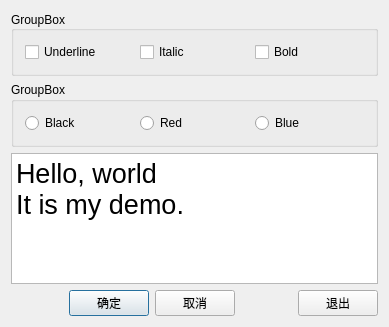
<?xml version="1.0" encoding="UTF-8"?>
<ui version="4.0">
 <class>QWDialog</class>
 <widget class="QDialog" name="QWDialog">
  <property name="geometry">
   <rect>
    <x>0</x>
    <y>0</y>
    <width>389</width>
    <height>327</height>
   </rect>
  </property>
  <property name="windowTitle">
   <string>Dialog by Designer</string>
  </property>
  <layout class="QVBoxLayout" name="verticalLayout">
   <item>
    <widget class="QGroupBox" name="groupBox">
     <property name="title">
      <string>GroupBox</string>
     </property>
     <property name="alignment">
      <set>Qt::AlignLeading|Qt::AlignLeft|Qt::AlignVCenter</set>
     </property>
     <layout class="QHBoxLayout" name="horizontalLayout">
      <item>
       <widget class="QCheckBox" name="chkBoxUnder">
        <property name="text">
         <string>Underline</string>
        </property>
       </widget>
      </item>
      <item>
       <widget class="QCheckBox" name="chkBoxItalic">
        <property name="text">
         <string>Italic</string>
        </property>
       </widget>
      </item>
      <item>
       <widget class="QCheckBox" name="chkBoxBold">
        <property name="text">
         <string>Bold</string>
        </property>
       </widget>
      </item>
     </layout>
    </widget>
   </item>
   <item>
    <widget class="QGroupBox" name="groupBox_2">
     <property name="title">
      <string>GroupBox</string>
     </property>
     <layout class="QHBoxLayout" name="horizontalLayout_2">
      <item>
       <widget class="QRadioButton" name="rBtnBlack">
        <property name="text">
         <string>Black</string>
        </property>
       </widget>
      </item>
      <item>
       <widget class="QRadioButton" name="rBtnRed">
        <property name="text">
         <string>Red</string>
        </property>
       </widget>
      </item>
      <item>
       <widget class="QRadioButton" name="rBtnBlue">
        <property name="text">
         <string>Blue</string>
        </property>
       </widget>
      </item>
     </layout>
    </widget>
   </item>
   <item>
    <widget class="QPlainTextEdit" name="txtEdit">
     <property name="font">
      <font>
       <pointsize>20</pointsize>
       <weight>50</weight>
       <bold>false</bold>
      </font>
     </property>
     <property name="plainText">
      <string>Hello, world
It is my demo.</string>
     </property>
    </widget>
   </item>
   <item>
    <layout class="QGridLayout" name="gridLayout">
     <item row="0" column="0">
      <spacer name="horizontalSpacer">
       <property name="orientation">
        <enum>Qt::Horizontal</enum>
       </property>
       <property name="sizeHint" stdset="0">
        <size>
         <width>18</width>
         <height>20</height>
        </size>
       </property>
      </spacer>
     </item>
     <item row="0" column="1">
      <widget class="QPushButton" name="btnOK">
       <property name="text">
        <string>确定</string>
       </property>
      </widget>
     </item>
     <item row="0" column="2">
      <widget class="QPushButton" name="btnCancel">
       <property name="text">
        <string>取消</string>
       </property>
      </widget>
     </item>
     <item row="0" column="3">
      <spacer name="horizontalSpacer_2">
       <property name="orientation">
        <enum>Qt::Horizontal</enum>
       </property>
       <property name="sizeHint" stdset="0">
        <size>
         <width>18</width>
         <height>20</height>
        </size>
       </property>
      </spacer>
     </item>
     <item row="0" column="4">
      <widget class="QPushButton" name="btnClose">
       <property name="text">
        <string>退出</string>
       </property>
      </widget>
     </item>
    </layout>
   </item>
  </layout>
 </widget>
 <layoutdefault spacing="6" margin="11"/>
 <resources/>
 <connections>
  <connection>
   <sender>btnOK</sender>
   <signal>clicked()</signal>
   <receiver>QWDialog</receiver>
   <slot>accept()</slot>
   <hints>
    <hint type="sourcelabel">
     <x>102</x>
     <y>308</y>
    </hint>
    <hint type="destinationlabel">
     <x>88</x>
     <y>338</y>
    </hint>
   </hints>
  </connection>
  <connection>
   <sender>btnCancel</sender>
   <signal>clicked()</signal>
   <receiver>QWDialog</receiver>
   <slot>reject()</slot>
   <hints>
    <hint type="sourcelabel">
     <x>210</x>
     <y>305</y>
    </hint>
    <hint type="destinationlabel">
     <x>237</x>
     <y>323</y>
    </hint>
   </hints>
  </connection>
  <connection>
   <sender>btnClose</sender>
   <signal>clicked()</signal>
   <receiver>QWDialog</receiver>
   <slot>close()</slot>
   <hints>
    <hint type="sourcelabel">
     <x>328</x>
     <y>308</y>
    </hint>
    <hint type="destinationlabel">
     <x>336</x>
     <y>353</y>
    </hint>
   </hints>
  </connection>
 </connections>
</ui>
